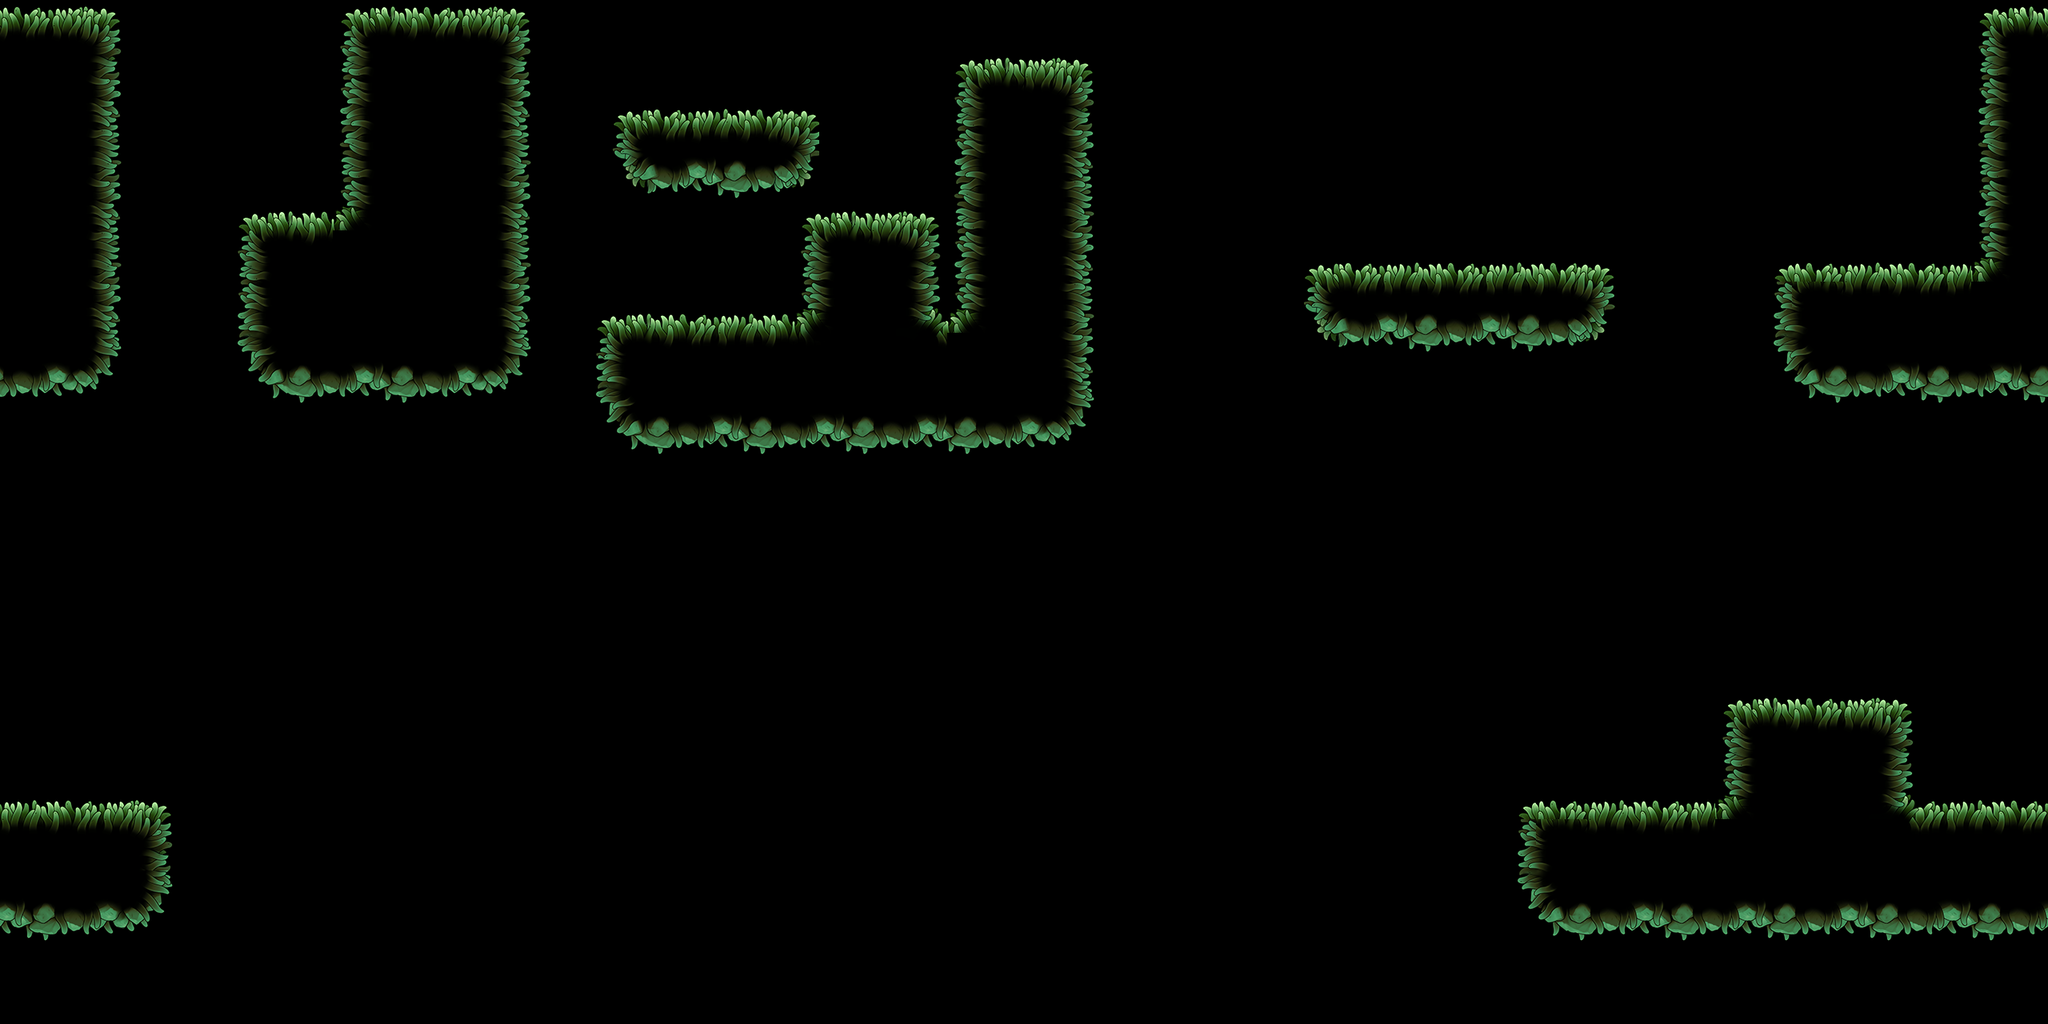

Tiled map render using the project's own tile images. Description and the map definition, with tile-layer contents summarised, below:
An orthogonal 80x40 tile map with 32x32 px tiles, 2 tile layers (Ground, Platform), 2 tilesets and 73 objects.

<map version="1.5" tiledversion="1.7.1" orientation="orthogonal" renderorder="right-down" width="80" height="40" tilewidth="32" tileheight="32" infinite="0" nextlayerid="9" nextobjectid="106">
 <editorsettings>
  <export target="background-1.json" format="json" />
 </editorsettings>
 <tileset firstgid="1" name="tileset" tilewidth="32" tileheight="32" tilecount="784" columns="28">
  <image source="Mossy - TileSet.png" width="896" height="896" />
 </tileset>
 <tileset firstgid="785" name="scene_decoration" tilewidth="370" tileheight="375" tilecount="43" columns="0">
  <grid orientation="orthogonal" width="1" height="1" />
  <tile id="0">
   <image width="190" height="128" source="../Branch_Leaf_1.png" />
  </tile>
  <tile id="1">
   <image width="190" height="128" source="../Branch_Leaf_2.png" />
  </tile>
  <tile id="2">
   <image width="48" height="32" source="../Branch_Leaf_3.png" />
  </tile>
  <tile id="3">
   <image width="116" height="344" source="../Fern_1.png" />
  </tile>
  <tile id="4">
   <image width="116" height="344" source="../Fern_2.png" />
  </tile>
  <tile id="5">
   <image width="72" height="64" source="../Grass_1.png" />
  </tile>
  <tile id="6">
   <image width="68" height="94" source="../Grass_2.png" />
  </tile>
  <tile id="7">
   <image width="38" height="90" source="../Grass_3.png" />
  </tile>
  <tile id="8">
   <image width="34" height="44" source="../Grass_4.png" />
  </tile>
  <tile id="9">
   <image width="124" height="124" source="../Grass_5.png" />
  </tile>
  <tile id="10">
   <image width="92" height="72" source="../Grass_6.png" />
  </tile>
  <tile id="11">
   <image width="70" height="108" source="../Grass_7.png" />
  </tile>
  <tile id="12">
   <image width="290" height="122" source="../Large_Hill_1.png" />
  </tile>
  <tile id="13">
   <image width="330" height="112" source="../Large_Hill_2.png" />
  </tile>
  <tile id="14">
   <image width="310" height="215" source="../Large_Hill_3.png" />
  </tile>
  <tile id="15">
   <image width="90" height="294" source="../Leaf_1.png" />
  </tile>
  <tile id="16">
   <image width="90" height="244" source="../Leaf_2.png" />
  </tile>
  <tile id="17">
   <image width="90" height="244" source="../Leaf_3.png" />
  </tile>
  <tile id="18">
   <image width="64" height="236" source="../Leaf_Half.png" />
  </tile>
  <tile id="19">
   <image width="74" height="204" source="../Leaf_Small.png" />
  </tile>
  <tile id="20">
   <image width="110" height="44" source="../Moss_1.png" />
  </tile>
  <tile id="21">
   <image width="100" height="112" source="../Moss_2.png" />
  </tile>
  <tile id="22">
   <image width="90" height="98" source="../Moss_3.png" />
  </tile>
  <tile id="23">
   <image width="24" height="112" source="../Moss_4.png" />
  </tile>
  <tile id="24">
   <image width="20" height="98" source="../Moss_5.png" />
  </tile>
  <tile id="25">
   <image width="92" height="118" source="../Moss_6.png" />
  </tile>
  <tile id="26">
   <image width="320" height="176" source="../Rock_1.png" />
  </tile>
  <tile id="27">
   <image width="286" height="128" source="../Rock_2.png" />
  </tile>
  <tile id="28">
   <image width="264" height="230" source="../Rock_3.png" />
  </tile>
  <tile id="29">
   <image width="64" height="80" source="../Small_Hill_1.png" />
  </tile>
  <tile id="30">
   <image width="94" height="92" source="../Small_Hill_2.png" />
  </tile>
  <tile id="31">
   <image width="70" height="70" source="../Small_Hill_3.png" />
  </tile>
  <tile id="32">
   <image width="132" height="106" source="../Small_Hill_4.png" />
  </tile>
  <tile id="33">
   <image width="368" height="154" source="../Thorn_1.png" />
  </tile>
  <tile id="34">
   <image width="306" height="200" source="../Thorn_2.png" />
  </tile>
  <tile id="35">
   <image width="230" height="212" source="../Thorn_3.png" />
  </tile>
  <tile id="36">
   <image width="228" height="210" source="../Thorn_4.png" />
  </tile>
  <tile id="37">
   <image width="304" height="200" source="../Thorn_5.png" />
  </tile>
  <tile id="38">
   <image width="370" height="156" source="../Thorn_6.png" />
  </tile>
  <tile id="39">
   <image width="103" height="366" source="../Branch_1.png" />
  </tile>
  <tile id="40">
   <image width="103" height="366" source="../Branch_2.png" />
  </tile>
  <tile id="41">
   <image width="103" height="366" source="../Branch_3.png" />
  </tile>
  <tile id="42">
   <image width="60" height="375" source="../Branch_4.png" />
  </tile>
 </tileset>
 <objectgroup id="6" name="Branch">
  <object id="15" gid="825" x="32.5" y="321" width="103" height="366" rotation="89.4923" />
  <object id="16" gid="825" x="414.117" y="393.381" width="103" height="366" rotation="265.968" />
  <object id="17" gid="824" x="438.732" y="471.412" width="103" height="366" rotation="271.86" />
  <object id="18" gid="825" x="474.905" y="313.914" width="103" height="366" rotation="98.6655" />
  <object id="19" gid="825" x="840.103" y="458.328" width="103" height="366" rotation="275.141" />
  <object id="20" gid="824" x="851.963" y="527.164" width="103" height="366" rotation="281.033" />
 </objectgroup>
 <objectgroup id="2" name="Plant">
  <object id="8" gid="810" x="924.182" y="414.03" width="92" height="118" />
  <object id="21" gid="794" x="288" y="292" width="124" height="124" />
  <object id="22" gid="792" x="385" y="293" width="38" height="90" />
  <object id="24" gid="805" x="325" y="286" width="110" height="44" />
  <object id="33" gid="806" x="1097.51" y="296.364" width="100" height="112" />
  <object id="34" gid="785" x="321.218" y="207.043" width="180.104" height="121.333" rotation="346.736" />
  <object id="35" gid="786" x="319.889" y="139.329" width="138.667" height="93.4175" rotation="6.90214" />
  <object id="36" gid="785" x="329.806" y="202.786" width="143.49" height="96.6667" rotation="353.811" />
  <object id="37" gid="793" x="401" y="156" width="34" height="44" />
  <object id="38" gid="793" x="411" y="118" width="34" height="44" />
  <object id="45" gid="810" x="310" y="869.667" width="92" height="118" />
  <object id="46" gid="807" x="496.362" y="875.857" width="90" height="98" rotation="345.833" />
  <object id="56" gid="791" x="158" y="855" width="68" height="94" />
  <object id="57" gid="792" x="131" y="861" width="38" height="90" />
  <object id="58" gid="795" x="886.182" y="163.697" width="92" height="72" />
  <object id="60" gid="796" x="899.182" y="169.697" width="70" height="108" />
  <object id="61" gid="793" x="866.333" y="158.667" width="34" height="44" />
  <object id="62" gid="805" x="965.066" y="229.41" width="110" height="44" rotation="179.701" />
  <object id="71" gid="810" x="2402.48" y="1040.82" width="92" height="118" />
  <object id="72" gid="809" x="2514.24" y="1039.91" width="20" height="98" />
  <object id="73" gid="809" x="2399.09" y="1061.12" width="20" height="98" />
  <object id="74" gid="805" x="38.9394" y="1022" width="110" height="44" />
  <object id="75" gid="810" x="629.758" y="907.485" width="92" height="118" />
  <object id="81" gid="794" x="1120" y="927" width="124" height="124" />
  <object id="82" gid="809" x="1150" y="956" width="20" height="98" />
  <object id="83" gid="809" x="1214" y="956" width="20" height="98" />
  <object id="84" gid="808" x="1184" y="961" width="24" height="112" />
  </objectgroup>
 <objectgroup id="8" name="Thorn" />
 <layer id="1" name="Ground" width="80" height="40">
  <data>[3200 cells, 833 non-empty, 178 distinct tile ids]</data>
 </layer>
 <objectgroup id="3" name="Hanging">
  <!-- 38 objects omitted --></objectgroup>
 <layer id="7" name="Platform" width="80" height="40">
  <data>[3200 cells, 0 non-empty, 0 distinct tile ids]</data>
 </layer>
 <objectgroup id="5" name="Rock">
  <!-- 34 objects omitted --></objectgroup>
 <objectgroup id="4" name="Hill">
  <!-- 31 objects omitted --></objectgroup>
</map>
<!-- 40 of 73 objects omitted -->